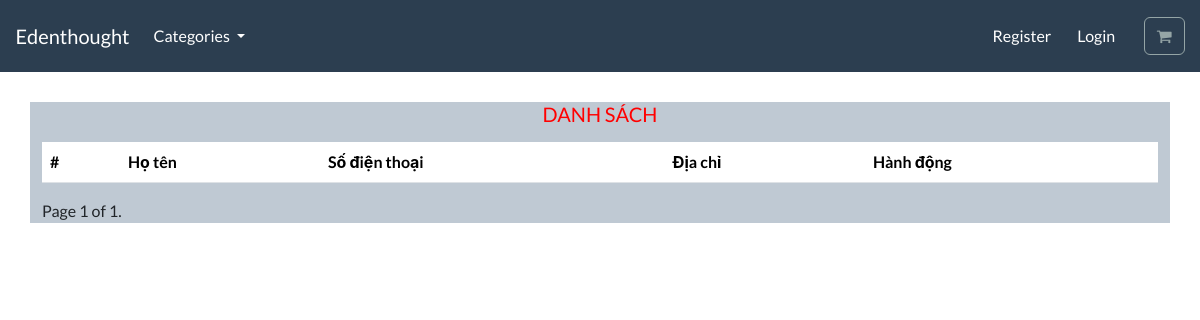
/customer/list/, run on an earlier commit of the app's database.
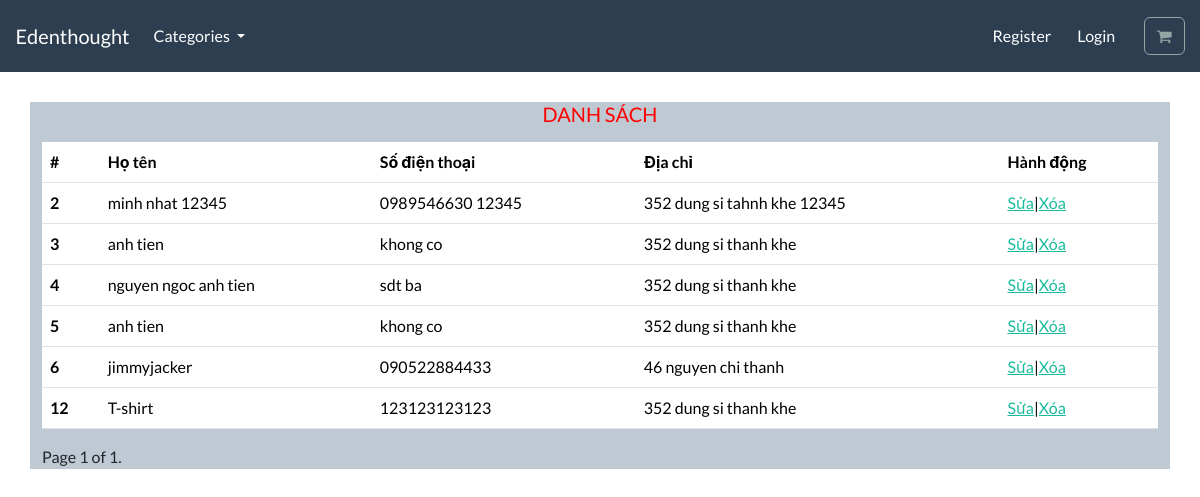
And on a later commit of the database.
### customer/models.py (models this page shows)
class AddCustomer(models.Model):
  id = models.AutoField(primary_key=True)
  name = models.CharField(max_length=250)
  phone = models.CharField(max_length=250)
  address = models.CharField(max_length=250)

### customer/views.py (the view)
# urls.py: path('list/', views.list_customer, name="list_customer"),
def list_customer(request):
  data = AddCustomer.objects.all()
  paginator = Paginator(data,10)
  page_number = request.GET.get('page_number')
  page_obj = paginator.get_page(page_number)
  return render(request,'customer/list-customer.html',{'page_obj':page_obj})

### templates/customer/list-customer.html (shortened to what this page needs)
{% extends "base.html" %}
{% load static %}
{% block content %}
<div class="container">
  <div class="mb-3" style="
  font-size: 15px;
  text-align: center;
  margin-top: 30px;
">
     <h1 style="
     font-size: 20px;
 ">DANH SÁCH</h1>
  </div>
    <table class="table table-hover">
      <thead>
        <tr>
          <th scope="col">#</th>
          <th scope="col">Họ tên</th>
          <th scope="col">Số điện thoại</th>
          <th scope="col">Địa chỉ</th>
          <th scope="col">Hành động</th>
        </tr>
      </thead>
        <tbody>
          {% for customer in page_obj %}
          <tr>
            <th scope="row">{{customer.id}}</th>
            <td>{{customer.name}}</td>
            <td>{{customer.phone}}</td>
            <td>{{customer.address}}</td>
            <td><a href="{% url 'update_customer' customer.id %}">Sửa</a>|<a onclick="del_customer('{{customer.id}}')" href="#">Xóa</a></td>
          </tr>
          {% endfor %}
        </tbody>
    </table>
    <div class="pagination">
      <span class="step-links">
        <span class="current">
          Page {{ page_obj.number }} of {{ page_obj.paginator.num_pages }}.
        </span>
      </span>
    </div>
  </div>
{% endblock %}

What changed in the data, as far as the page shows it:
added AddCustomer: id "2", name "minh nhat 12345", phone "0989546630 12345", address "352 dung si tahnh khe 12345"
added AddCustomer: id "3", name "anh tien", phone "khong co", address "352 dung si thanh khe"
added AddCustomer: id "4", name "nguyen ngoc anh tien", phone "sdt ba", address "352 dung si thanh khe"
added AddCustomer: id "5", name "anh tien", phone "khong co", address "352 dung si thanh khe"
added AddCustomer: id "6", name "jimmyjacker", phone "090522884433", address "46 nguyen chi thanh"
added AddCustomer: id "12", name "T-shirt", phone "123123123123", address "352 dung si thanh khe"
